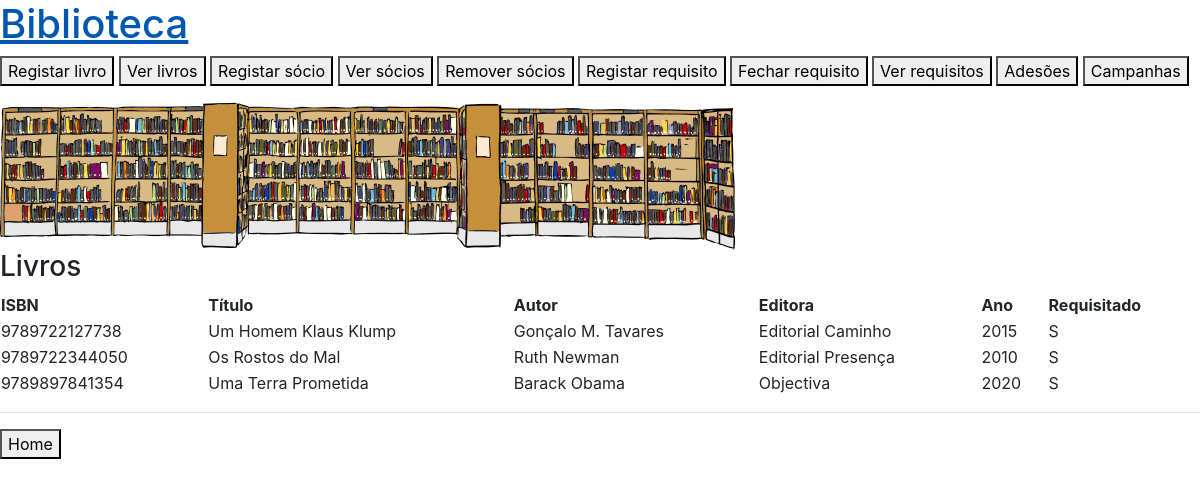
The page /ver_livros on the database as committed earlier.
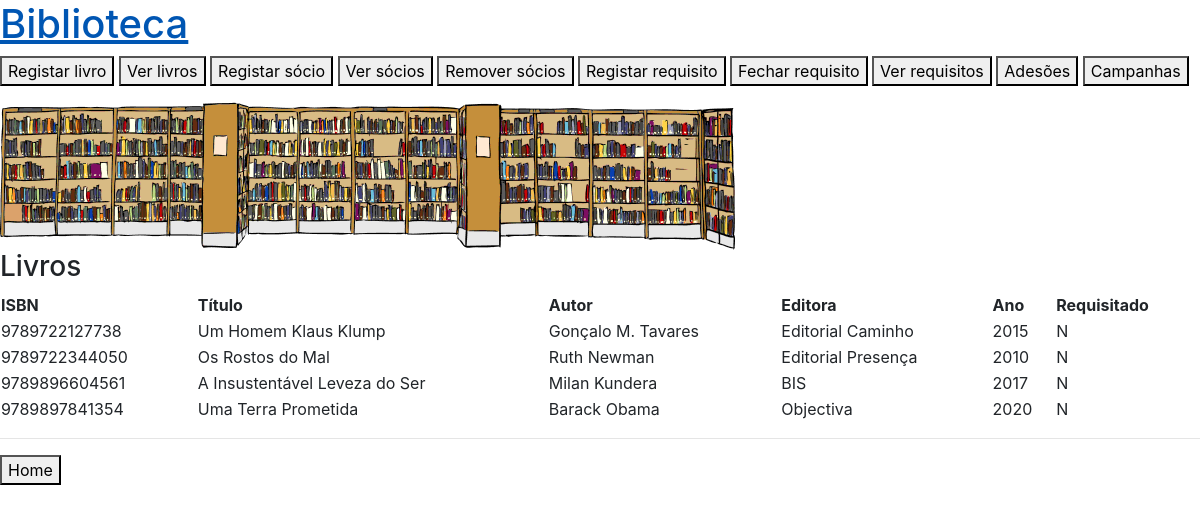
The same page on the database as committed later.
### app.py (models this page shows)
class Livro(db.Model):
    __tablename__ = 'livro'
    ISBN = db.Column(db.Integer, primary_key=True)
    titulo = db.Column(db.String(150))
    autor = db.Column(db.String(70))
    editora = db.Column(db.String(70))
    ano = db.Column(db.Integer)
    requisitado = db.Column(db.String(1), default='N')

### app.py (the view)
@app.route('/ver_livros', methods=['GET'])
def ver_livros():
    livros = Livro.query.all()
    return render_template('ver_livros.html', livros=livros)

### templates/ver_livros.html (shortened to what this page needs)
{% extends "base.html"%}
{%block content%}
<h3>Livros</h3>
<table style="width:100%">
  <tr>
    <th>ISBN</th>
    <th>Título </th>
    <th>Autor</th>
    <th>Editora</th>
    <th>Ano</th>
    <th>Requisitado</th>
  </tr>
  {% for livro in livros %}
  <tr>
    <td>{{livro.ISBN}}</td>
    <td>{{livro.titulo}}</td>
    <td>{{livro.autor}}</td>
    <td>{{livro.editora}}</td>
    <td>{{livro.ano}}</td>
    <td>{{livro.requisitado}}</td>
    {% endfor %}
</table>
<hr />
<a href="/"><button type="button">Home</button></a>
{%endblock%}

Rows that differ between the two databases and show on the page:
changed Livro "Um Homem Klaus Klump": requisitado "S" → "N"
changed Livro "Os Rostos do Mal": requisitado "S" → "N"
added Livro: ISBN "9789896604561", titulo "A Insustentável Leveza do Ser", autor "Milan Kundera", editora "BIS", ano "2017", requisitado "N"
changed Livro "Uma Terra Prometida": requisitado "S" → "N"
